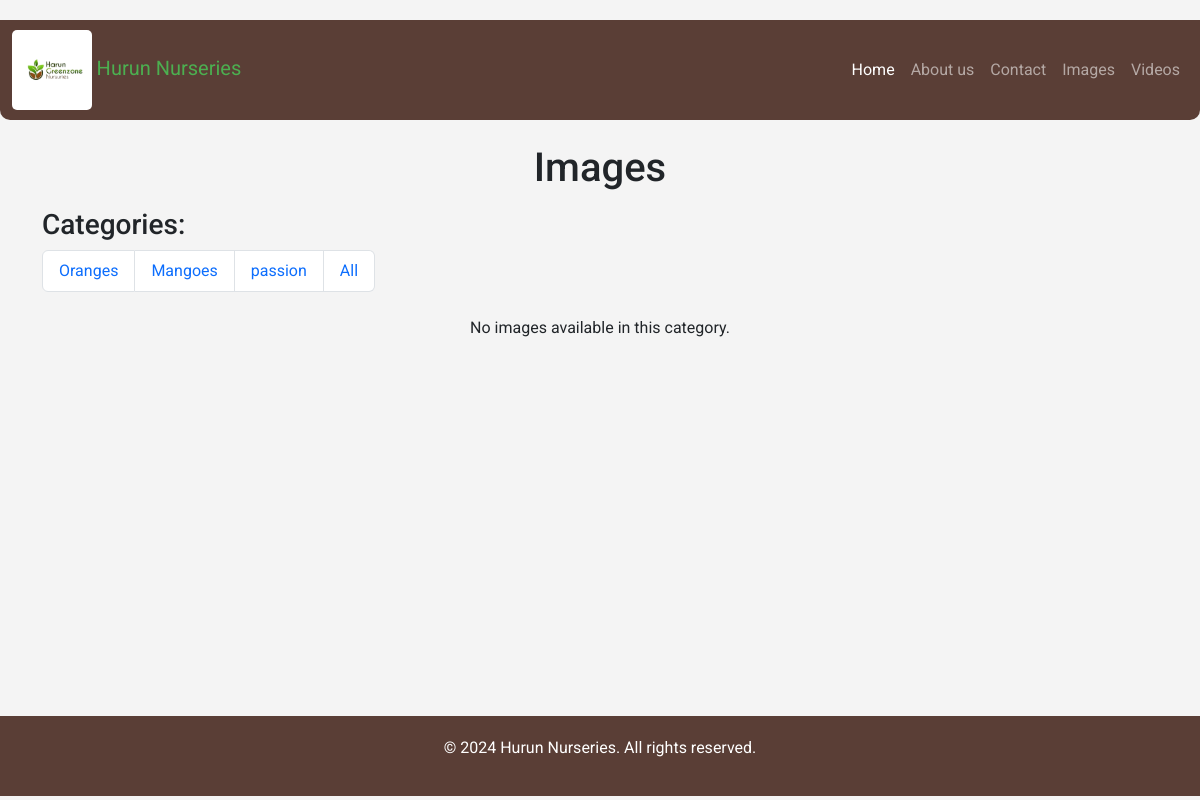
The app's page /images/category/2/ with its own data.
### admin_panel/models.py (models this page shows, shortened)
class Category(models.Model):
    name = models.CharField(max_length=255)
    description = models.CharField(max_length=255)

### core/views.py (the view)
# urls.py: path('images/', image_list, name='image_list'),
def image_list(request, category_id=None):
    categories = Category.objects.all()
    images = Image.objects.all()
    if category_id:
        images = images.filter(categories__id=category_id)
    return render(request, 'core/image_list.html', {'images': images, 'categories': categories})

### core/templates/core/image_list.html (shortened to what this page needs)
{% extends 'core/base.html' %}
{% load static %}
{% block content %}
<div class="container mt-4">
    <h1 class="text-center">Images</h1>
    <div class="categories mt-3 mb-4">
        <h3>Categories:</h3>
        <ul class="list-group list-group-horizontal">
            {% for category in categories %}
                <li class="list-group-item">
                    <a href="{% url 'core:image_list_by_category' category.id %}" class="text-decoration-none">
                        {{ category.name }}
                    </a>
                </li>
            {% endfor %}
            <li class="list-group-item">
                <a href="{% url 'core:image_list' %}" class="text-decoration-none">
                    All
                </a>
            </li>
        </ul>
    </div>
    <div class="row mt-4">
        {% for image in images %}
        <div class="col-md-3 mb-4">
            <div class="card product-card">
                <img src="{{ image.image_file.url }}" class="card-img-top product-image" alt="{{ image.title }}">
                <div class="card-body">
                    <h5 class="card-title">{{ image.title }}</h5>
                    <p class="card-text">{{ image.description }}</p>
                </div>
            </div>
        </div>
        {% empty %}
            <div class="fullscreen">
                <p class="text-center">No images available in this category.</p>
            </div>
        {% endfor %}
    </div>
</div>
{% endblock %}

### static/css/styles.css (style rules this page uses)
body { background-color: #f4f4f4; font-family: 'Roboto', sans-serif; margin-top: 20px; }
.fullscreen { display: flex; flex-direction: column; min-height: 50vh; }

### records on screen
Category: name "Oranges"
Category: name "Mangoes"
Category: name "passion"
